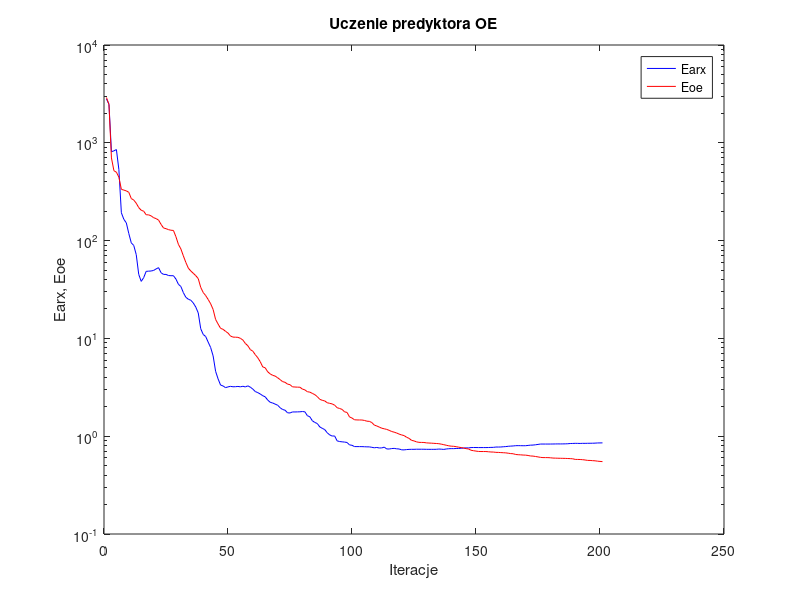
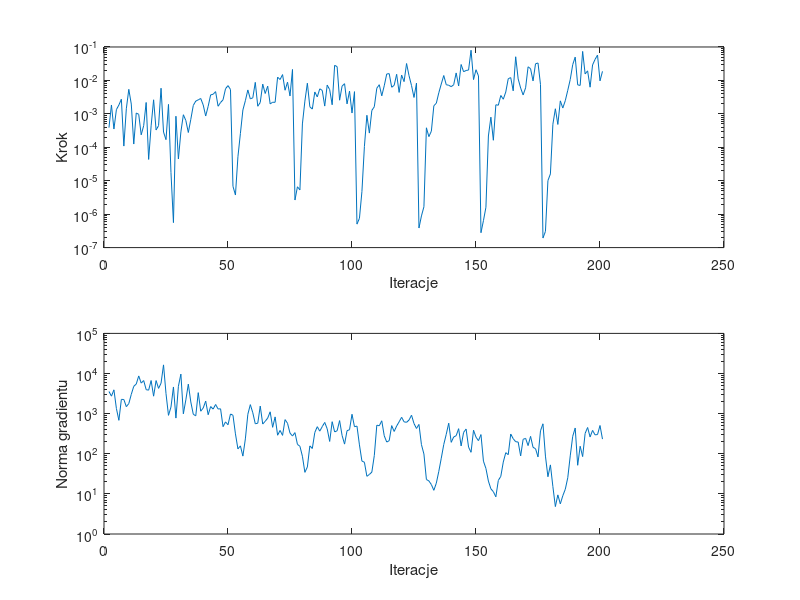

Write MATLAB code to recreate these figures, in order.
%uczenie predyktora oe
clear all;
n=0; farx(n+1)=2.808457e+003; foe(n+1)=2.903915e+003; wspucz(n+1)=0.000000e+000; ng(n+1)=0.000000e+000;
%odnowa zmiennej metryki
n=1; farx(n+1)=2.475461e+003; foe(n+1)=2.465115e+003; krok(n+1)=3.870864e-004; ng(n+1)=3.565503e+003;
n=2; farx(n+1)=8.097527e+002; foe(n+1)=7.003647e+002; krok(n+1)=1.841613e-003; ng(n+1)=2.727726e+003;
n=3; farx(n+1)=8.281066e+002; foe(n+1)=5.183659e+002; krok(n+1)=3.517334e-004; ng(n+1)=3.919607e+003;
n=4; farx(n+1)=8.525224e+002; foe(n+1)=5.007236e+002; krok(n+1)=1.338974e-003; ng(n+1)=1.341798e+003;
n=5; farx(n+1)=5.320265e+002; foe(n+1)=4.447856e+002; krok(n+1)=1.841613e-003; ng(n+1)=6.813465e+002;
n=6; farx(n+1)=1.925315e+002; foe(n+1)=3.345622e+002; krok(n+1)=2.739044e-003; ng(n+1)=2.268096e+003;
n=7; farx(n+1)=1.650795e+002; foe(n+1)=3.282660e+002; krok(n+1)=1.086917e-004; ng(n+1)=2.249265e+003;
n=8; farx(n+1)=1.517543e+002; foe(n+1)=3.225401e+002; krok(n+1)=1.420511e-003; ng(n+1)=1.492906e+003;
n=9; farx(n+1)=1.181453e+002; foe(n+1)=3.115773e+002; krok(n+1)=5.414124e-003; ng(n+1)=1.780530e+003;
n=10; farx(n+1)=9.483314e+001; foe(n+1)=2.691858e+002; krok(n+1)=1.961988e-003; ng(n+1)=3.023483e+003;
n=11; farx(n+1)=8.916491e+001; foe(n+1)=2.595849e+002; krok(n+1)=1.250530e-004; ng(n+1)=4.795775e+003;
n=12; farx(n+1)=7.185104e+001; foe(n+1)=2.412409e+002; krok(n+1)=1.061807e-003; ng(n+1)=5.461984e+003;
n=13; farx(n+1)=4.517370e+001; foe(n+1)=2.175217e+002; krok(n+1)=9.671447e-004; ng(n+1)=8.710267e+003;
n=14; farx(n+1)=3.828883e+001; foe(n+1)=2.043164e+002; krok(n+1)=2.361987e-004; ng(n+1)=5.771229e+003;
n=15; farx(n+1)=4.180344e+001; foe(n+1)=1.997743e+002; krok(n+1)=4.430569e-004; ng(n+1)=6.679942e+003;
n=16; farx(n+1)=4.848067e+001; foe(n+1)=1.838239e+002; krok(n+1)=2.188547e-003; ng(n+1)=3.961991e+003;
n=17; farx(n+1)=4.870788e+001; foe(n+1)=1.832993e+002; krok(n+1)=4.334515e-005; ng(n+1)=3.844520e+003;
n=18; farx(n+1)=4.888921e+001; foe(n+1)=1.790277e+002; krok(n+1)=4.395065e-004; ng(n+1)=6.687802e+003;
n=19; farx(n+1)=4.954065e+001; foe(n+1)=1.715392e+002; krok(n+1)=2.634602e-003; ng(n+1)=2.722512e+003;
n=20; farx(n+1)=5.132597e+001; foe(n+1)=1.678286e+002; krok(n+1)=3.293253e-004; ng(n+1)=6.669358e+003;
n=21; farx(n+1)=5.289950e+001; foe(n+1)=1.621785e+002; krok(n+1)=4.430569e-004; ng(n+1)=4.264099e+003;
n=22; farx(n+1)=4.694862e+001; foe(n+1)=1.465692e+002; krok(n+1)=5.843731e-003; ng(n+1)=5.723756e+003;
n=23; farx(n+1)=4.512125e+001; foe(n+1)=1.346334e+002; krok(n+1)=2.858260e-004; ng(n+1)=1.641409e+004;
n=24; farx(n+1)=4.511269e+001; foe(n+1)=1.324332e+002; krok(n+1)=1.691914e-004; ng(n+1)=3.158660e+003;
n=25; farx(n+1)=4.394594e+001; foe(n+1)=1.294771e+002; krok(n+1)=1.920058e-003; ng(n+1)=9.062911e+002;
%odnowa zmiennej metryki
n=26; farx(n+1)=4.374677e+001; foe(n+1)=1.276184e+002; krok(n+1)=1.773106e-005; ng(n+1)=1.453139e+003;
n=27; farx(n+1)=4.377179e+001; foe(n+1)=1.270062e+002; krok(n+1)=5.589569e-007; ng(n+1)=4.620155e+003;
n=28; farx(n+1)=4.045326e+001; foe(n+1)=1.096464e+002; krok(n+1)=8.500296e-004; ng(n+1)=7.744201e+002;
n=29; farx(n+1)=3.576971e+001; foe(n+1)=9.152914e+001; krok(n+1)=4.461789e-005; ng(n+1)=4.811298e+003;
n=30; farx(n+1)=3.393532e+001; foe(n+1)=8.216197e+001; krok(n+1)=2.884957e-004; ng(n+1)=9.665456e+003;
n=31; farx(n+1)=2.936675e+001; foe(n+1)=6.977785e+001; krok(n+1)=9.413494e-004; ng(n+1)=9.905079e+002;
n=32; farx(n+1)=2.632708e+001; foe(n+1)=5.979923e+001; krok(n+1)=6.328553e-004; ng(n+1)=2.203200e+003;
n=33; farx(n+1)=2.515233e+001; foe(n+1)=5.230233e+001; krok(n+1)=2.767368e-004; ng(n+1)=5.435497e+003;
n=34; farx(n+1)=2.455344e+001; foe(n+1)=4.888600e+001; krok(n+1)=6.856719e-004; ng(n+1)=1.956908e+003;
n=35; farx(n+1)=2.303467e+001; foe(n+1)=4.633007e+001; krok(n+1)=1.788132e-003; ng(n+1)=9.643803e+002;
n=36; farx(n+1)=2.091821e+001; foe(n+1)=4.382977e+001; krok(n+1)=2.409214e-003; ng(n+1)=8.816184e+002;
n=37; farx(n+1)=1.821992e+001; foe(n+1)=4.087534e+001; krok(n+1)=2.620821e-003; ng(n+1)=3.337135e+003;
n=38; farx(n+1)=1.256671e+001; foe(n+1)=3.324551e+001; krok(n+1)=2.883948e-003; ng(n+1)=1.150144e+003;
n=39; farx(n+1)=1.097368e+001; foe(n+1)=2.945538e+001; krok(n+1)=1.846469e-003; ng(n+1)=1.381018e+003;
n=40; farx(n+1)=1.045316e+001; foe(n+1)=2.741141e+001; krok(n+1)=8.616391e-004; ng(n+1)=2.055807e+003;
n=41; farx(n+1)=9.167607e+000; foe(n+1)=2.500379e+001; krok(n+1)=1.679702e-003; ng(n+1)=9.393430e+002;
n=42; farx(n+1)=8.067986e+000; foe(n+1)=2.260983e+001; krok(n+1)=3.699641e-003; ng(n+1)=1.501545e+003;
n=43; farx(n+1)=6.625346e+000; foe(n+1)=1.976515e+001; krok(n+1)=3.856372e-003; ng(n+1)=1.297994e+003;
n=44; farx(n+1)=4.604324e+000; foe(n+1)=1.561485e+001; krok(n+1)=4.620452e-003; ng(n+1)=1.690619e+003;
n=45; farx(n+1)=3.857456e+000; foe(n+1)=1.402865e+001; krok(n+1)=1.688447e-003; ng(n+1)=1.306775e+003;
n=46; farx(n+1)=3.334610e+000; foe(n+1)=1.267553e+001; krok(n+1)=2.186130e-003; ng(n+1)=1.318224e+003;
n=47; farx(n+1)=3.264459e+000; foe(n+1)=1.238446e+001; krok(n+1)=2.634602e-003; ng(n+1)=4.732663e+002;
n=48; farx(n+1)=3.137338e+000; foe(n+1)=1.182002e+001; krok(n+1)=5.636318e-003; ng(n+1)=6.229721e+002;
n=49; farx(n+1)=3.193392e+000; foe(n+1)=1.134001e+001; krok(n+1)=6.998367e-003; ng(n+1)=5.279991e+002;
n=50; farx(n+1)=3.235210e+000; foe(n+1)=1.057645e+001; krok(n+1)=5.355898e-003; ng(n+1)=9.800461e+002;
%odnowa zmiennej metryki
n=51; farx(n+1)=3.201903e+000; foe(n+1)=1.030967e+001; krok(n+1)=6.809996e-006; ng(n+1)=9.107137e+002;
n=52; farx(n+1)=3.208066e+000; foe(n+1)=1.028758e+001; krok(n+1)=3.735878e-006; ng(n+1)=3.132427e+002;
n=53; farx(n+1)=3.228164e+000; foe(n+1)=1.025610e+001; krok(n+1)=5.210339e-005; ng(n+1)=1.320245e+002;
n=54; farx(n+1)=3.198865e+000; foe(n+1)=1.001581e+001; krok(n+1)=2.594055e-004; ng(n+1)=1.572177e+002;
n=55; farx(n+1)=3.240549e+000; foe(n+1)=9.623193e+000; krok(n+1)=1.301857e-003; ng(n+1)=8.737933e+001;
n=56; farx(n+1)=3.189863e+000; foe(n+1)=8.876545e+000; krok(n+1)=2.476767e-003; ng(n+1)=2.348713e+002;
n=57; farx(n+1)=3.273039e+000; foe(n+1)=8.412352e+000; krok(n+1)=5.193847e-003; ng(n+1)=9.647749e+002;
n=58; farx(n+1)=3.173983e+000; foe(n+1)=7.683871e+000; krok(n+1)=2.804162e-003; ng(n+1)=1.677128e+003;
n=59; farx(n+1)=3.031983e+000; foe(n+1)=7.401494e+000; krok(n+1)=3.023969e-003; ng(n+1)=1.051358e+003;
n=60; farx(n+1)=2.862297e+000; foe(n+1)=6.817682e+000; krok(n+1)=8.751130e-003; ng(n+1)=5.585455e+002;
n=61; farx(n+1)=2.790502e+000; foe(n+1)=6.344840e+000; krok(n+1)=1.688447e-003; ng(n+1)=5.773715e+002;
n=62; farx(n+1)=2.702340e+000; foe(n+1)=5.778028e+000; krok(n+1)=2.187783e-003; ng(n+1)=1.541650e+003;
n=63; farx(n+1)=2.595822e+000; foe(n+1)=5.112609e+000; krok(n+1)=7.757015e-003; ng(n+1)=5.495961e+002;
n=64; farx(n+1)=2.526201e+000; foe(n+1)=5.004686e+000; krok(n+1)=4.065324e-003; ng(n+1)=6.449406e+002;
n=65; farx(n+1)=2.344207e+000; foe(n+1)=4.558506e+000; krok(n+1)=6.734730e-003; ng(n+1)=7.734108e+002;
n=66; farx(n+1)=2.222901e+000; foe(n+1)=4.339472e+000; krok(n+1)=1.986798e-003; ng(n+1)=1.110763e+003;
n=67; farx(n+1)=2.185308e+000; foe(n+1)=4.194146e+000; krok(n+1)=2.222834e-003; ng(n+1)=4.558980e+002;
n=68; farx(n+1)=2.129764e+000; foe(n+1)=4.120085e+000; krok(n+1)=2.216378e-003; ng(n+1)=8.295976e+002;
n=69; farx(n+1)=2.075256e+000; foe(n+1)=3.961782e+000; krok(n+1)=1.251384e-002; ng(n+1)=2.896112e+002;
n=70; farx(n+1)=1.957133e+000; foe(n+1)=3.793327e+000; krok(n+1)=1.064021e-002; ng(n+1)=3.814603e+002;
n=71; farx(n+1)=1.875779e+000; foe(n+1)=3.615914e+000; krok(n+1)=1.495979e-002; ng(n+1)=2.871584e+002;
n=72; farx(n+1)=1.844376e+000; foe(n+1)=3.556832e+000; krok(n+1)=5.087256e-003; ng(n+1)=7.098045e+002;
n=73; farx(n+1)=1.734970e+000; foe(n+1)=3.409226e+000; krok(n+1)=8.865514e-003; ng(n+1)=5.747330e+002;
n=74; farx(n+1)=1.727376e+000; foe(n+1)=3.363805e+000; krok(n+1)=3.426502e-003; ng(n+1)=3.277059e+002;
n=75; farx(n+1)=1.770678e+000; foe(n+1)=3.197017e+000; krok(n+1)=2.128042e-002; ng(n+1)=2.767413e+002;
%odnowa zmiennej metryki
n=76; farx(n+1)=1.769684e+000; foe(n+1)=3.183559e+000; krok(n+1)=2.645220e-006; ng(n+1)=3.368237e+002;
n=77; farx(n+1)=1.773136e+000; foe(n+1)=3.173528e+000; krok(n+1)=6.589629e-006; ng(n+1)=1.712579e+002;
n=78; farx(n+1)=1.776233e+000; foe(n+1)=3.168419e+000; krok(n+1)=5.320105e-006; ng(n+1)=1.536178e+002;
n=79; farx(n+1)=1.787760e+000; foe(n+1)=3.032004e+000; krok(n+1)=4.994367e-004; ng(n+1)=8.678149e+001;
n=80; farx(n+1)=1.776318e+000; foe(n+1)=2.976277e+000; krok(n+1)=2.403018e-003; ng(n+1)=3.441453e+001;
n=81; farx(n+1)=1.620952e+000; foe(n+1)=2.849784e+000; krok(n+1)=8.252113e-003; ng(n+1)=4.681859e+001;
n=82; farx(n+1)=1.579935e+000; foe(n+1)=2.823099e+000; krok(n+1)=1.626565e-003; ng(n+1)=1.572236e+002;
n=83; farx(n+1)=1.439522e+000; foe(n+1)=2.739999e+000; krok(n+1)=1.389400e-003; ng(n+1)=1.353212e+002;
n=84; farx(n+1)=1.382374e+000; foe(n+1)=2.660197e+000; krok(n+1)=4.520892e-003; ng(n+1)=3.392070e+002;
n=85; farx(n+1)=1.348075e+000; foe(n+1)=2.540169e+000; krok(n+1)=3.212655e-003; ng(n+1)=4.732094e+002;
n=86; farx(n+1)=1.244393e+000; foe(n+1)=2.384805e+000; krok(n+1)=5.608324e-003; ng(n+1)=3.660628e+002;
n=87; farx(n+1)=1.203910e+000; foe(n+1)=2.328465e+000; krok(n+1)=5.027940e-003; ng(n+1)=4.747682e+002;
n=88; farx(n+1)=1.168417e+000; foe(n+1)=2.295537e+000; krok(n+1)=1.708199e-003; ng(n+1)=6.045165e+002;
n=89; farx(n+1)=1.085441e+000; foe(n+1)=2.199727e+000; krok(n+1)=7.251821e-003; ng(n+1)=4.179665e+002;
n=90; farx(n+1)=1.031554e+000; foe(n+1)=2.166752e+000; krok(n+1)=5.295103e-003; ng(n+1)=2.027920e+002;
n=91; farx(n+1)=1.003409e+000; foe(n+1)=2.140212e+000; krok(n+1)=1.870456e-003; ng(n+1)=6.298687e+002;
n=92; farx(n+1)=1.005981e+000; foe(n+1)=2.075291e+000; krok(n+1)=2.835564e-002; ng(n+1)=3.504451e+002;
n=93; farx(n+1)=8.964526e-001; foe(n+1)=1.956752e+000; krok(n+1)=2.578794e-002; ng(n+1)=3.741788e+002;
n=94; farx(n+1)=8.820272e-001; foe(n+1)=1.920195e+000; krok(n+1)=2.559883e-003; ng(n+1)=6.713425e+002;
n=95; farx(n+1)=8.760593e-001; foe(n+1)=1.880105e+000; krok(n+1)=6.752063e-003; ng(n+1)=2.862910e+002;
n=96; farx(n+1)=8.708186e-001; foe(n+1)=1.774770e+000; krok(n+1)=7.981858e-003; ng(n+1)=1.739766e+002;
n=97; farx(n+1)=8.625770e-001; foe(n+1)=1.749938e+000; krok(n+1)=1.986798e-003; ng(n+1)=3.761755e+002;
n=98; farx(n+1)=8.152579e-001; foe(n+1)=1.573522e+000; krok(n+1)=4.788074e-003; ng(n+1)=3.973640e+002;
n=99; farx(n+1)=8.071582e-001; foe(n+1)=1.533624e+000; krok(n+1)=1.058897e-003; ng(n+1)=9.648762e+002;
n=100; farx(n+1)=7.832316e-001; foe(n+1)=1.472393e+000; krok(n+1)=4.620452e-003; ng(n+1)=4.718641e+002;
%odnowa zmiennej metryki
n=101; farx(n+1)=7.829853e-001; foe(n+1)=1.466567e+000; krok(n+1)=5.036948e-007; ng(n+1)=4.893446e+002;
n=102; farx(n+1)=7.828196e-001; foe(n+1)=1.465310e+000; krok(n+1)=7.517377e-007; ng(n+1)=1.664024e+002;
n=103; farx(n+1)=7.825338e-001; foe(n+1)=1.464671e+000; krok(n+1)=4.748910e-006; ng(n+1)=6.569407e+001;
n=104; farx(n+1)=7.803889e-001; foe(n+1)=1.449278e+000; krok(n+1)=1.057004e-004; ng(n+1)=6.153976e+001;
n=105; farx(n+1)=7.782675e-001; foe(n+1)=1.424282e+000; krok(n+1)=9.064776e-004; ng(n+1)=2.742517e+001;
n=106; farx(n+1)=7.779101e-001; foe(n+1)=1.418281e+000; krok(n+1)=2.661414e-004; ng(n+1)=3.049197e+001;
n=107; farx(n+1)=7.697232e-001; foe(n+1)=1.378456e+000; krok(n+1)=1.265711e-003; ng(n+1)=3.493082e+001;
n=108; farx(n+1)=7.613780e-001; foe(n+1)=1.298681e+000; krok(n+1)=1.635770e-003; ng(n+1)=9.099635e+001;
n=109; farx(n+1)=7.673816e-001; foe(n+1)=1.271785e+000; krok(n+1)=5.852382e-003; ng(n+1)=5.156199e+002;
n=110; farx(n+1)=7.578875e-001; foe(n+1)=1.239570e+000; krok(n+1)=7.431661e-003; ng(n+1)=4.984741e+002;
n=111; farx(n+1)=7.593605e-001; foe(n+1)=1.206579e+000; krok(n+1)=3.460293e-003; ng(n+1)=6.631673e+002;
n=112; farx(n+1)=7.727521e-001; foe(n+1)=1.190749e+000; krok(n+1)=6.920879e-003; ng(n+1)=2.806021e+002;
n=113; farx(n+1)=7.412011e-001; foe(n+1)=1.173689e+000; krok(n+1)=1.556427e-002; ng(n+1)=1.958278e+002;
n=114; farx(n+1)=7.395988e-001; foe(n+1)=1.147814e+000; krok(n+1)=1.596002e-002; ng(n+1)=2.118425e+002;
n=115; farx(n+1)=7.476965e-001; foe(n+1)=1.116606e+000; krok(n+1)=6.256921e-003; ng(n+1)=5.032141e+002;
n=116; farx(n+1)=7.506457e-001; foe(n+1)=1.100089e+000; krok(n+1)=7.119007e-003; ng(n+1)=3.597483e+002;
n=117; farx(n+1)=7.432504e-001; foe(n+1)=1.077848e+000; krok(n+1)=1.525264e-002; ng(n+1)=4.903591e+002;
n=118; farx(n+1)=7.400821e-001; foe(n+1)=1.051161e+000; krok(n+1)=4.375565e-003; ng(n+1)=6.266027e+002;
n=119; farx(n+1)=7.259305e-001; foe(n+1)=1.030369e+000; krok(n+1)=1.450364e-002; ng(n+1)=8.094266e+002;
n=120; farx(n+1)=7.245194e-001; foe(n+1)=1.014606e+000; krok(n+1)=9.206668e-003; ng(n+1)=6.253921e+002;
n=121; farx(n+1)=7.300628e-001; foe(n+1)=9.758862e-001; krok(n+1)=3.203828e-002; ng(n+1)=6.074808e+002;
n=122; farx(n+1)=7.331879e-001; foe(n+1)=9.507313e-001; krok(n+1)=1.381076e-002; ng(n+1)=6.946920e+002;
n=123; farx(n+1)=7.344736e-001; foe(n+1)=9.072781e-001; krok(n+1)=6.998367e-003; ng(n+1)=9.129107e+002;
n=124; farx(n+1)=7.343358e-001; foe(n+1)=8.952701e-001; krok(n+1)=3.096185e-003; ng(n+1)=5.662792e+002;
n=125; farx(n+1)=7.361516e-001; foe(n+1)=8.755138e-001; krok(n+1)=8.300976e-003; ng(n+1)=4.273453e+002;
%odnowa zmiennej metryki
n=126; farx(n+1)=7.359985e-001; foe(n+1)=8.653319e-001; krok(n+1)=3.848378e-007; ng(n+1)=5.381387e+002;
n=127; farx(n+1)=7.359300e-001; foe(n+1)=8.638229e-001; krok(n+1)=8.856239e-007; ng(n+1)=1.690458e+002;
n=128; farx(n+1)=7.357583e-001; foe(n+1)=8.628197e-001; krok(n+1)=1.664198e-006; ng(n+1)=9.838498e+001;
n=129; farx(n+1)=7.343900e-001; foe(n+1)=8.549854e-001; krok(n+1)=3.831728e-004; ng(n+1)=2.283755e+001;
n=130; farx(n+1)=7.341482e-001; foe(n+1)=8.513437e-001; krok(n+1)=2.084136e-004; ng(n+1)=2.104093e+001;
n=131; farx(n+1)=7.340986e-001; foe(n+1)=8.490666e-001; krok(n+1)=3.039303e-004; ng(n+1)=1.707239e+001;
n=132; farx(n+1)=7.340728e-001; foe(n+1)=8.453151e-001; krok(n+1)=1.742666e-003; ng(n+1)=1.227347e+001;
n=133; farx(n+1)=7.347226e-001; foe(n+1)=8.423114e-001; krok(n+1)=2.080994e-003; ng(n+1)=1.853370e+001;
n=134; farx(n+1)=7.392032e-001; foe(n+1)=8.384739e-001; krok(n+1)=4.266621e-003; ng(n+1)=3.640435e+001;
n=135; farx(n+1)=7.367271e-001; foe(n+1)=8.296087e-001; krok(n+1)=7.837498e-003; ng(n+1)=7.767011e+001;
n=136; farx(n+1)=7.327386e-001; foe(n+1)=8.191125e-001; krok(n+1)=1.401574e-002; ng(n+1)=1.704684e+002;
n=137; farx(n+1)=7.401373e-001; foe(n+1)=8.083107e-001; krok(n+1)=7.444102e-003; ng(n+1)=3.052213e+002;
n=138; farx(n+1)=7.446394e-001; foe(n+1)=7.976213e-001; krok(n+1)=7.162643e-003; ng(n+1)=5.779967e+002;
n=139; farx(n+1)=7.464750e-001; foe(n+1)=7.909472e-001; krok(n+1)=6.506258e-003; ng(n+1)=1.926257e+002;
n=140; farx(n+1)=7.460892e-001; foe(n+1)=7.883232e-001; krok(n+1)=7.418259e-003; ng(n+1)=2.621051e+002;
n=141; farx(n+1)=7.488708e-001; foe(n+1)=7.815717e-001; krok(n+1)=1.675780e-002; ng(n+1)=2.816604e+002;
n=142; farx(n+1)=7.493318e-001; foe(n+1)=7.725220e-001; krok(n+1)=6.817777e-003; ng(n+1)=4.221640e+002;
n=143; farx(n+1)=7.532323e-001; foe(n+1)=7.649729e-001; krok(n+1)=2.992730e-002; ng(n+1)=1.566609e+002;
n=144; farx(n+1)=7.563011e-001; foe(n+1)=7.570728e-001; krok(n+1)=1.819302e-002; ng(n+1)=3.408264e+002;
n=145; farx(n+1)=7.597387e-001; foe(n+1)=7.461847e-001; krok(n+1)=1.981488e-002; ng(n+1)=4.138995e+002;
n=146; farx(n+1)=7.589595e-001; foe(n+1)=7.401096e-001; krok(n+1)=2.043074e-002; ng(n+1)=1.462581e+002;
n=147; farx(n+1)=7.654828e-001; foe(n+1)=7.183658e-001; krok(n+1)=8.000730e-002; ng(n+1)=1.087726e+002;
n=148; farx(n+1)=7.662278e-001; foe(n+1)=7.107411e-001; krok(n+1)=1.059400e-002; ng(n+1)=3.863364e+002;
n=149; farx(n+1)=7.660582e-001; foe(n+1)=7.040960e-001; krok(n+1)=2.085765e-002; ng(n+1)=2.587081e+002;
n=150; farx(n+1)=7.651857e-001; foe(n+1)=6.986181e-001; krok(n+1)=1.363659e-002; ng(n+1)=2.123122e+002;
%odnowa zmiennej metryki
n=151; farx(n+1)=7.652088e-001; foe(n+1)=6.971880e-001; krok(n+1)=2.785438e-007; ng(n+1)=3.007966e+002;
n=152; farx(n+1)=7.652322e-001; foe(n+1)=6.970538e-001; krok(n+1)=6.404948e-007; ng(n+1)=6.541048e+001;
n=153; farx(n+1)=7.652606e-001; foe(n+1)=6.969203e-001; krok(n+1)=1.606868e-006; ng(n+1)=4.302613e+001;
n=154; farx(n+1)=7.660730e-001; foe(n+1)=6.933721e-001; krok(n+1)=2.178264e-004; ng(n+1)=2.082981e+001;
n=155; farx(n+1)=7.683507e-001; foe(n+1)=6.894808e-001; krok(n+1)=7.968363e-004; ng(n+1)=1.335977e+001;
n=156; farx(n+1)=7.689838e-001; foe(n+1)=6.886928e-001; krok(n+1)=1.623077e-004; ng(n+1)=1.134047e+001;
n=157; farx(n+1)=7.749180e-001; foe(n+1)=6.835967e-001; krok(n+1)=1.870456e-003; ng(n+1)=8.450904e+000;
n=158; farx(n+1)=7.746261e-001; foe(n+1)=6.827414e-001; krok(n+1)=1.810600e-003; ng(n+1)=2.165818e+001;
n=159; farx(n+1)=7.758676e-001; foe(n+1)=6.800485e-001; krok(n+1)=3.544455e-003; ng(n+1)=2.738635e+001;
n=160; farx(n+1)=7.799502e-001; foe(n+1)=6.777829e-001; krok(n+1)=2.739044e-003; ng(n+1)=6.210906e+001;
n=161; farx(n+1)=7.830910e-001; foe(n+1)=6.755705e-001; krok(n+1)=4.498477e-003; ng(n+1)=1.063274e+002;
n=162; farx(n+1)=7.887489e-001; foe(n+1)=6.699828e-001; krok(n+1)=1.125547e-002; ng(n+1)=9.496235e+001;
n=163; farx(n+1)=7.922768e-001; foe(n+1)=6.641748e-001; krok(n+1)=1.214360e-002; ng(n+1)=3.107915e+002;
n=164; farx(n+1)=7.948590e-001; foe(n+1)=6.617291e-001; krok(n+1)=4.884963e-003; ng(n+1)=2.373582e+002;
n=165; farx(n+1)=8.000827e-001; foe(n+1)=6.502665e-001; krok(n+1)=5.099752e-002; ng(n+1)=1.997069e+002;
n=166; farx(n+1)=8.009132e-001; foe(n+1)=6.468036e-001; krok(n+1)=1.109636e-002; ng(n+1)=1.960657e+002;
n=167; farx(n+1)=8.000310e-001; foe(n+1)=6.447782e-001; krok(n+1)=5.915258e-003; ng(n+1)=8.834141e+001;
n=168; farx(n+1)=7.990544e-001; foe(n+1)=6.416554e-001; krok(n+1)=3.683227e-003; ng(n+1)=2.289995e+002;
n=169; farx(n+1)=7.994920e-001; foe(n+1)=6.402738e-001; krok(n+1)=5.997467e-003; ng(n+1)=2.418657e+002;
n=170; farx(n+1)=8.049646e-001; foe(n+1)=6.352299e-001; krok(n+1)=2.556569e-002; ng(n+1)=1.597951e+002;
n=171; farx(n+1)=8.100495e-001; foe(n+1)=6.276457e-001; krok(n+1)=2.243330e-002; ng(n+1)=2.713629e+002;
n=172; farx(n+1)=8.115442e-001; foe(n+1)=6.262172e-001; krok(n+1)=9.659422e-003; ng(n+1)=1.446269e+002;
n=173; farx(n+1)=8.172807e-001; foe(n+1)=6.201579e-001; krok(n+1)=3.143988e-002; ng(n+1)=1.338036e+002;
n=174; farx(n+1)=8.242046e-001; foe(n+1)=6.141986e-001; krok(n+1)=3.320390e-002; ng(n+1)=8.350867e+001;
n=175; farx(n+1)=8.314917e-001; foe(n+1)=6.076978e-001; krok(n+1)=7.598245e-003; ng(n+1)=3.734047e+002;
%odnowa zmiennej metryki
n=176; farx(n+1)=8.314355e-001; foe(n+1)=6.043976e-001; krok(n+1)=1.930078e-007; ng(n+1)=5.580637e+002;
n=177; farx(n+1)=8.314291e-001; foe(n+1)=6.042923e-001; krok(n+1)=3.053974e-007; ng(n+1)=8.732551e+001;
n=178; farx(n+1)=8.314315e-001; foe(n+1)=6.040180e-001; krok(n+1)=1.010485e-005; ng(n+1)=2.673893e+001;
n=179; farx(n+1)=8.317036e-001; foe(n+1)=6.018088e-001; krok(n+1)=1.597537e-005; ng(n+1)=5.279499e+001;
n=180; farx(n+1)=8.323830e-001; foe(n+1)=5.977580e-001; krok(n+1)=4.890003e-004; ng(n+1)=1.519120e+001;
n=181; farx(n+1)=8.332643e-001; foe(n+1)=5.967130e-001; krok(n+1)=1.420248e-003; ng(n+1)=4.825573e+000;
n=182; farx(n+1)=8.342820e-001; foe(n+1)=5.954105e-001; krok(n+1)=4.819384e-004; ng(n+1)=9.449490e+000;
n=183; farx(n+1)=8.336321e-001; foe(n+1)=5.946095e-001; krok(n+1)=2.446289e-003; ng(n+1)=5.638247e+000;
n=184; farx(n+1)=8.343452e-001; foe(n+1)=5.938376e-001; krok(n+1)=1.495556e-003; ng(n+1)=9.001874e+000;
n=185; farx(n+1)=8.352242e-001; foe(n+1)=5.931067e-001; krok(n+1)=2.476023e-003; ng(n+1)=1.301459e+001;
n=186; farx(n+1)=8.373346e-001; foe(n+1)=5.914352e-001; krok(n+1)=5.060913e-003; ng(n+1)=2.523963e+001;
n=187; farx(n+1)=8.419983e-001; foe(n+1)=5.899732e-001; krok(n+1)=1.064021e-002; ng(n+1)=8.869895e+001;
n=188; farx(n+1)=8.431089e-001; foe(n+1)=5.876003e-001; krok(n+1)=2.972664e-002; ng(n+1)=2.727605e+002;
n=189; farx(n+1)=8.454701e-001; foe(n+1)=5.792414e-001; krok(n+1)=4.981739e-002; ng(n+1)=4.390800e+002;
n=190; farx(n+1)=8.446446e-001; foe(n+1)=5.786685e-001; krok(n+1)=7.366454e-003; ng(n+1)=5.165794e+001;
n=191; farx(n+1)=8.432863e-001; foe(n+1)=5.777795e-001; krok(n+1)=7.088910e-003; ng(n+1)=1.539405e+002;
n=192; farx(n+1)=8.453711e-001; foe(n+1)=5.753326e-001; krok(n+1)=7.370577e-002; ng(n+1)=8.498488e+001;
n=193; farx(n+1)=8.449439e-001; foe(n+1)=5.712568e-001; krok(n+1)=1.567008e-002; ng(n+1)=3.213819e+002;
n=194; farx(n+1)=8.462710e-001; foe(n+1)=5.657398e-001; krok(n+1)=1.932256e-002; ng(n+1)=4.516405e+002;
n=195; farx(n+1)=8.468991e-001; foe(n+1)=5.650670e-001; krok(n+1)=6.274942e-003; ng(n+1)=2.621547e+002;
n=196; farx(n+1)=8.476736e-001; foe(n+1)=5.623776e-001; krok(n+1)=2.900728e-002; ng(n+1)=3.821875e+002;
n=197; farx(n+1)=8.493612e-001; foe(n+1)=5.603727e-001; krok(n+1)=4.242564e-002; ng(n+1)=2.961170e+002;
n=198; farx(n+1)=8.529489e-001; foe(n+1)=5.555854e-001; krok(n+1)=5.715876e-002; ng(n+1)=3.008808e+002;
n=199; farx(n+1)=8.537388e-001; foe(n+1)=5.524328e-001; krok(n+1)=9.707132e-003; ng(n+1)=5.063963e+002;
n=200; farx(n+1)=8.548357e-001; foe(n+1)=5.497349e-001; krok(n+1)=1.869617e-002; ng(n+1)=2.319415e+002;

figure; semilogy(farx,'b'); hold on; semilogy(foe,'r'); xlabel('Iteracje'); ylabel('Earx, Eoe'); legend('Earx','Eoe'); title('Uczenie predyktora OE');
figure; subplot(2,1,1); semilogy(krok); xlabel('Iteracje'); ylabel('Krok');
subplot(2,1,2); semilogy(ng); xlabel('Iteracje'); ylabel('Norma gradientu');
Earx=farx(n+1)
Eoe=foe(n+1)
